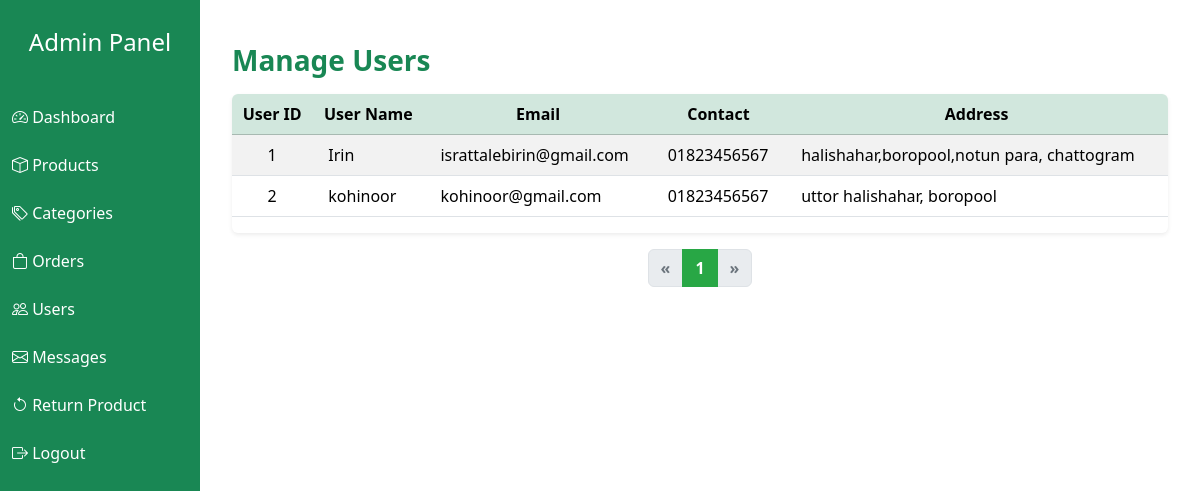
Page /admin/manage_users.php on the earlier database version.
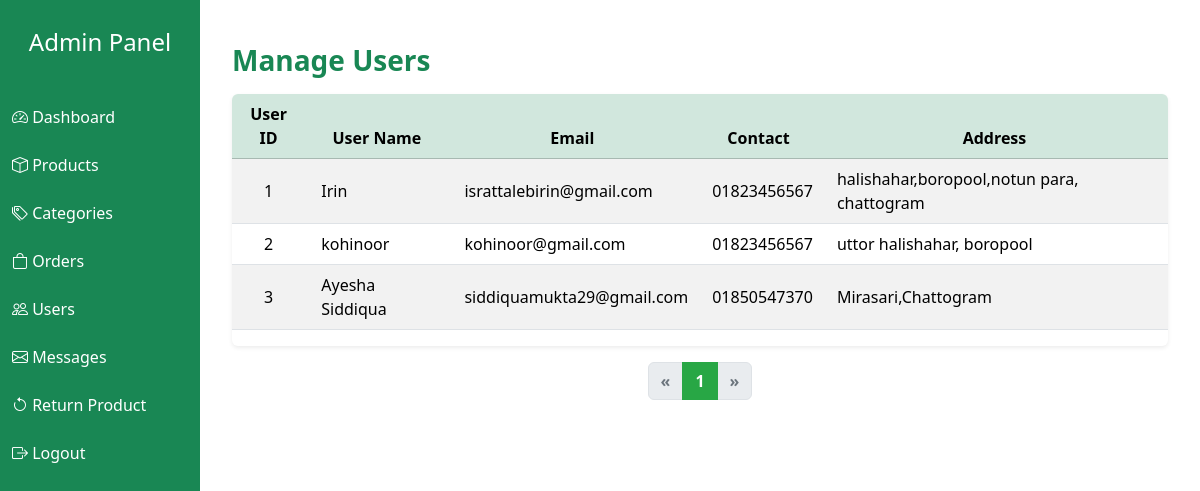
Same page on the later database version.
### tables this page shows
CREATE TABLE `users` (
  `id` int(100) NOT NULL,
  `name` varchar(100) NOT NULL,
  `email` varchar(100) NOT NULL,
  `password` varchar(100) NOT NULL,
  `reset_token` varchar(255) DEFAULT NULL,
  `token_expiry` datetime DEFAULT NULL,
  `user_type` varchar(20) NOT NULL DEFAULT 'user',
  `image` varchar(100) NOT NULL,
  `phone` varchar(20) DEFAULT NULL,
  `address` varchar(255) DEFAULT NULL,
  `country` varchar(100) DEFAULT NULL,
  `state` varchar(100) DEFAULT NULL,
  `zip_code` varchar(20) DEFAULT NULL
);

### admin/manage_users.php (the view, shortened to what this page needs)
<?php
include '../db_connect.php';
include 'includes/header.php';
?>
<div class="container mt-4">
  <h3 class="text-success fw-bold mb-3">Manage Users</h3>
  <div class="table-responsive shadow-sm rounded">
    <table class="table table-striped table-hover align-middle text-center">
      <thead class="table-success">
        <tr>
          <th>User ID</th>
          <th>User Name</th>
          <th>Email</th>
          <th>Contact</th>
          <th>Address</th>
        </tr>
      </thead>
      <tbody>
        <?php
        $limit = 10;
        $page = isset($_GET['page']) ? max(1, (int)$_GET['page']) : 1;
        $offset = ($page - 1) * $limit;
        $total_users_result = mysqli_query($conn, "SELECT COUNT(*) AS total FROM users");
        $total_users = mysqli_fetch_assoc($total_users_result)['total'];
        $total_pages = ceil($total_users / $limit);
        $result = mysqli_query($conn, "SELECT * FROM users LIMIT $limit OFFSET $offset");
        if(mysqli_num_rows($result) > 0){
            while($row = mysqli_fetch_assoc($result)) {
                echo "<tr>
                        <td>{$row['id']}</td>
                        <td class='text-start ps-3'>{$row['name']}</td>
                        <td class='text-start ps-3'>{$row['email']}</td>
                        <td class='text-start ps-3'>{$row['phone']}</td>
                        <td class='text-start ps-3'>{$row['address']}</td>
                      </tr>";
            }
        } else {
            echo "<tr><td colspan='5' class='text-muted'>No users found!</td></tr>";
        }
        ?>
      </tbody>
    </table>
  </div>
  <nav aria-label="Page navigation example">
    <ul class="pagination justify-content-center mt-3">
        <?php
        $adjacents = 2;
        if($page > 1){
            echo '<li class="page-item"><a class="page-link" href="?page='.($page-1).'">&laquo;</a></li>';
        } else {
            echo '<li class="page-item disabled"><span class="page-link">&laquo;</span></li>';
        }
        $start = max(1, $page - $adjacents);
        $end = min($total_pages, $page + $adjacents);
        for($i = $start; $i <= $end; $i++){
            if($i == $page){
                echo '<li class="page-item active"><span class="page-link">'.$i.'</span></li>';
            } else {
                echo '<li class="page-item"><a class="page-link" href="?page='.$i.'">'.$i.'</a></li>';
            }
        }
        if($page < $total_pages){
            echo '<li class="page-item"><a class="page-link" href="?page='.($page+1).'">&raquo;</a></li>';
        } else {
            echo '<li class="page-item disabled"><span class="page-link">&raquo;</span></li>';
        }
        ?>
    </ul>
  </nav>
</div>

Differences in the rows shown:
added users: id "3", name "Ayesha Siddiqua", email "siddiquamukta29@gmail.com", phone "01850547370", address "Mirasari,Chattogram"
